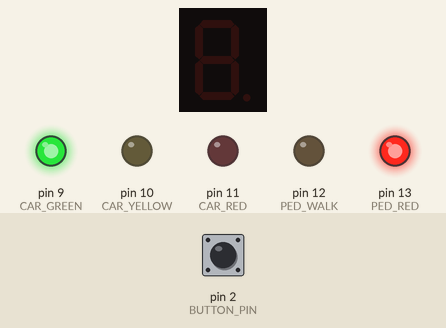
Recording of a sketch running on a simulated Arduino Uno, built with avr-gcc and run on an emulated ATmega328P. Parts: 1-digit seven-segment display, output pins drawn as LEDs (lit = HIGH). Wiring (inferred from the names in the program): 1-digit 7-segment display, segments lit when HIGH: segments pin 5, A1, pin 8, pin 3, pin 4, pin 6, pin 7. The test bench sets the inputs (shaded band); at power-on: pin 2 (BUTTON_PIN) HIGH. The segment pins are drawn as the display they are named for; pins used as bus, display or sensor lines are not drawn.

Above: at 1.2 s.
1.3 s: pin 2 (BUTTON_PIN) pulled LOW for 0.15 s
At 1.6 s:
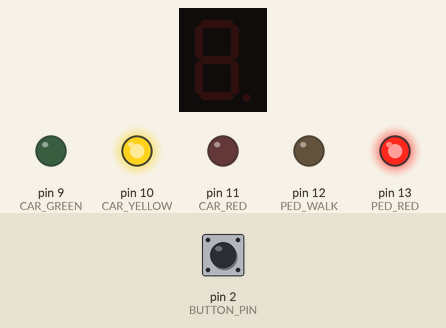
At 4.1 s:
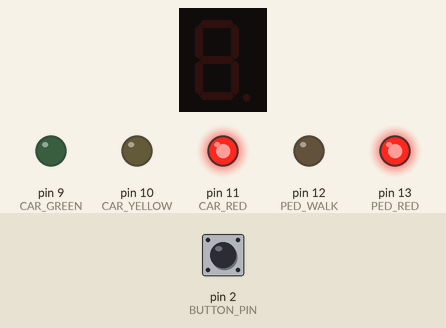
Timing chart, 0 to 18.7 s (numbered marks = the images above; inputs shaded):
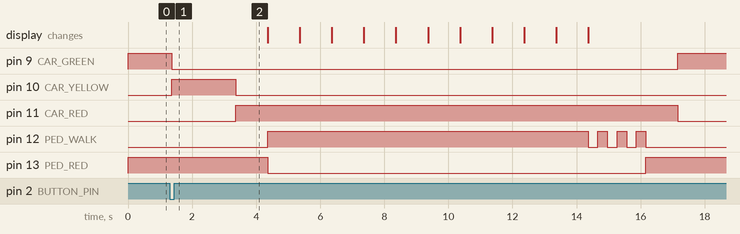

Measured:
- after the input at 1.3 s, pin 9 (CAR_GREEN): HIGH → LOW after 0.06 s, → HIGH 15.8 s later; pin 10 (CAR_YELLOW): LOW → HIGH after 0.06 s, → LOW 2.0 s later

The sketch:

pedestrian_traffic_signal.ino
```cpp
// ===== Pin definitions =====

// Car traffic lights
const int CAR_RED    = 11;
const int CAR_YELLOW = 10;
const int CAR_GREEN  = 9;

// Pedestrian lights
const int PED_RED   = 13;
const int PED_WALK  = 12;   // white LED

// Button (wired to GND, use INPUT_PULLUP)
const int BUTTON_PIN = 2;

// 7-seg segment pins (COMMON CATHODE), using your tested mapping:
const int SEG_A = 5;   // top
const int SEG_B = A1;  // top-right
const int SEG_C = 8;   // bottom-right
const int SEG_D = 3;   // bottom
const int SEG_E = 4;   // bottom-left
const int SEG_F = 6;   // top-left
const int SEG_G = 7;   // middle

const int segmentPins[7] = {
  SEG_A, SEG_B, SEG_C, SEG_D, SEG_E, SEG_F, SEG_G
};

// Digit patterns for 0–9 (order: a b c d e f g ; 1 = ON, 0 = OFF)
const byte DIGITS[10][7] = {
  {1,1,1,1,1,1,0}, // 0
  {0,1,1,0,0,0,0}, // 1
  {1,1,0,1,1,0,1}, // 2
  {1,1,1,1,0,0,1}, // 3
  {0,1,1,0,0,1,1}, // 4
  {1,0,1,1,0,1,1}, // 5
  {1,0,1,1,1,1,1}, // 6
  {1,1,1,0,0,0,0}, // 7
  {1,1,1,1,1,1,1}, // 8
  {1,1,1,1,0,1,1}  // 9
};

// ===== Setup =====
void setup() {
  // Traffic light pins
  pinMode(CAR_RED, OUTPUT);
  pinMode(CAR_YELLOW, OUTPUT);
  pinMode(CAR_GREEN, OUTPUT);
  pinMode(PED_RED, OUTPUT);
  pinMode(PED_WALK, OUTPUT);

  // Button
  pinMode(BUTTON_PIN, INPUT_PULLUP);   // button between pin 2 and GND

  // 7-seg segments
  for (int i = 0; i < 7; i++) {
    pinMode(segmentPins[i], OUTPUT);
    digitalWrite(segmentPins[i], LOW);
  }

  // Start: cars green, pedestrians red, display off
  digitalWrite(CAR_GREEN, HIGH);
  digitalWrite(CAR_YELLOW, LOW);
  digitalWrite(CAR_RED, LOW);

  digitalWrite(PED_RED, HIGH);
  digitalWrite(PED_WALK, LOW);

  clearDisplay();
}

// ===== Main loop =====
void loop() {
  // Normal state: cars green, pedestrians red
  digitalWrite(CAR_GREEN, HIGH);
  digitalWrite(CAR_YELLOW, LOW);
  digitalWrite(CAR_RED, LOW);

  digitalWrite(PED_RED, HIGH);
  digitalWrite(PED_WALK, LOW);
  clearDisplay();

  // Wait for button press
  if (digitalRead(BUTTON_PIN) == LOW) {
    delay(40); // debounce
    if (digitalRead(BUTTON_PIN) == LOW) {
      runCrossingCycle();

      // Wait for button release so it doesn't immediately re-trigger
      while (digitalRead(BUTTON_PIN) == LOW) {
        delay(10);
      }
    }
  }

  delay(30);  // small pause between checks
}

// ===== Crossing sequence =====
void runCrossingCycle() {
  // 1) Cars: GREEN -> YELLOW
  digitalWrite(CAR_GREEN, LOW);
  digitalWrite(CAR_YELLOW, HIGH);
  digitalWrite(CAR_RED, LOW);
  delay(2000);   // 2 seconds yellow

  // 2) Cars: YELLOW -> RED
  digitalWrite(CAR_YELLOW, LOW);
  digitalWrite(CAR_RED, HIGH);
  delay(1000);   // 1 second all-red before walk

  // 3) Pedestrians WALK
  digitalWrite(PED_RED, LOW);
  digitalWrite(PED_WALK, HIGH);

  // Countdown 5 → 0
  for (int n = 9; n >= 0; n--) {
    displayDigit(n);
    delay(1000);   // 1 second per number
  }

  // 4) Clear display, blink WALK as final warning
  clearDisplay();
  for (int i = 0; i < 3; i++) {
    digitalWrite(PED_WALK, LOW);
    delay(300);
    digitalWrite(PED_WALK, HIGH);
    delay(300);
  }

  // 5) Pedestrians back to STOP
  digitalWrite(PED_WALK, LOW);
  digitalWrite(PED_RED, HIGH);
  clearDisplay();
  delay(1000);

  // 6) Cars back to GREEN
  digitalWrite(CAR_RED, LOW);
  digitalWrite(CAR_GREEN, HIGH);
}

// ===== 7-seg helper functions =====
void clearDisplay() {
  for (int i = 0; i < 7; i++) {
    digitalWrite(segmentPins[i], LOW);
  }
}

void displayDigit(int number) {
  if (number < 0 || number > 9) {
    clearDisplay();
    return;
  }
  for (int i = 0; i < 7; i++) {
    digitalWrite(segmentPins[i], DIGITS[number][i] ? HIGH : LOW);
  }
}
```
